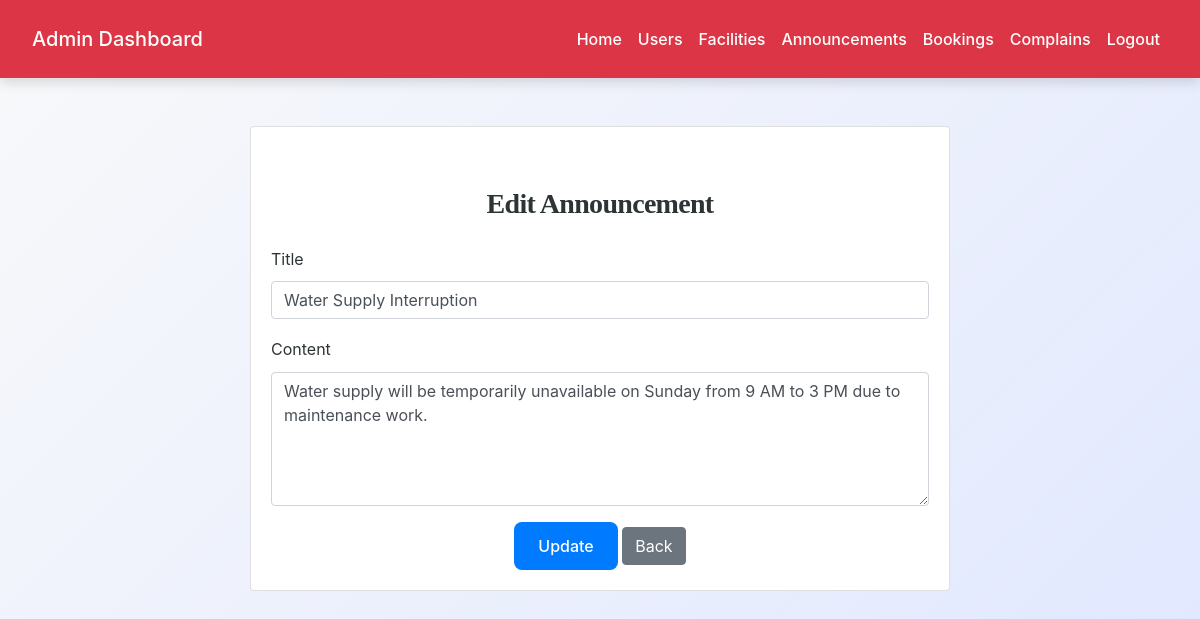
The app's page /admin/edit_announcement.php?id=2 (signed in) with its own data.
### tables this page shows
CREATE TABLE `announcements` (
  `id` int(11) NOT NULL,
  `title` varchar(200) NOT NULL,
  `content` text NOT NULL,
  `posted_date` timestamp NOT NULL DEFAULT current_timestamp()
);

### admin/edit_announcement.php (the view, shortened to what this page needs)
<?php
include('config.php');
$id = intval($_GET['id']);
$result = mysqli_query($conn, "SELECT * FROM announcements WHERE id = $id");
$announcement = mysqli_fetch_assoc($result);
?>
<!DOCTYPE html>
<html>
<head>
    <link rel="stylesheet"
          href="https://maxcdn.bootstrapcdn.com/bootstrap/4.5.2/css/bootstrap.min.css">
    <link rel="stylesheet" href="../css/style.css">
</head>
<body>
<?php include('admin_navbar.php'); ?>
<div class="container mt-5">
    <div class="card mx-auto" style="max-width: 700px;">
        <div class="card-body">
            <h3 class="text-center mb-4">Edit Announcement</h3>
            <form method="POST">
                <div class="row">
                    <div class="col-md-12 mb-3">
                        <label>Title</label>
                        <input type="text"
                               name="title"
                               value="<?= htmlspecialchars($announcement['title']) ?>"
                               class="form-control"
                               required>
                    </div>
                    <div class="col-md-12 mb-3">
                        <label>Content</label>
                        <textarea name="content"
                                  class="form-control"
                                  rows="5"
                                  required><?= htmlspecialchars($announcement['content']) ?></textarea>
                    </div>
                </div>
                <div class="text-center">
                    <button type="submit" class="btn btn-primary">Update</button>
                    <a href="view_announcements.php" class="btn btn-secondary">Back</a>
                </div>
            </form>
        </div>
    </div>
</div>
</body>
</html>

### css/style.css (style rules this page uses)
:root { --primary: #007bff; --secondary: #6c757d; --success: #28a745; --info: #17a2b8; --warning: #ffc107; --danger: #dc3545; --light: #f8f9fa; --dark: #2d3436; --accent: #ff6f61; --highlight: #6f42c1; --shadow: rgba(0, 0, 0, 0.15); --transition: all 0.3s ease-in-out; }
body { font-family: 'Inter', 'Segoe UI', Tahoma, Geneva, Verdana, sans-serif; background: linear-gradient(135deg, var(--light) 0%, #e0e7ff 100%); color: var(--dark); line-height: 1.8; margin: 0; padding: 0; min-height: 100vh; font-size: 16px; }
h1, h2, h3, h4 { text-align: center; margin: 2.5rem 0; font-family: 'Georgia', 'Times New Roman', serif; color: var(--dark); font-weight: 700; letter-spacing: -0.025em; }
h3 { font-size: 1.75rem; }
.container { max-width: 1200px; margin: 0 auto 3rem; padding: 0 1.5rem; }
.btn-primary { background-color: var(--primary); color: #fff; border: none; border-radius: 8px; padding: 0.75rem 1.5rem; font-size: 1rem; font-weight: 500; cursor: pointer; transition: var(--transition); display: inline-flex; align-items: center; justify-content: center; }
a { color: var(--primary); text-decoration: none; font-weight: 500; transition: var(--transition); }

### records on screen
announcements: title "Water Supply Interruption", content "Water supply will be temporarily unavailable on Sunday from 9 AM to 3 PM due to maintenance work."
